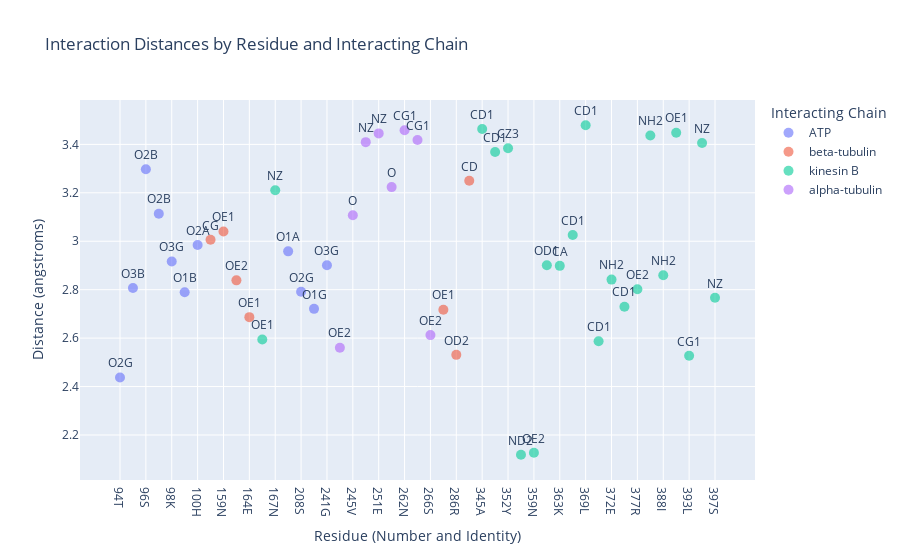

Notebook code cell kept with this figure:
### Markdown cell above
A

### Code cell
import pandas as pd
import plotly.express as px

# Define the path to the CSV file
csv_file_path = "/Users/jazzeruncal/git/Jazzer_surf/3d_predictions/same_seed/Seed_1/interactions_all_files.csv"

# Read the CSV file into a DataFrame
df = pd.read_csv(csv_file_path)

# Filter to get the shortest distances for each interaction
df = df.loc[df[df['chain'] == 'A'].groupby(['file', 'resi', 'interacting_chain'])['distance (angstroms)'].idxmin()]

# Exclude interactions with Mg and chain letters A, G, H
df = df[(df['interacting_resn'] != 'MG') & (~df['interacting_chain'].isin(['A', 'G', 'H']))].reset_index(drop=True)

# Map interacting_resn to single-letter codes for better readability
aa_dict = {
    'ALA': 'A', 'ARG': 'R', 'ASN': 'N', 'ASP': 'D', 'CYS': 'C', 'GLN': 'Q', 'GLU': 'E', 'GLY': 'G',
    'HIS': 'H', 'ILE': 'I', 'LEU': 'L', 'LYS': 'K', 'MET': 'M', 'PHE': 'F', 'PRO': 'P', 'SER': 'S',
    'THR': 'T', 'TRP': 'W', 'TYR': 'Y', 'VAL': 'V'
}
df['residue_one_letter'] = df['resn'].map(aa_dict)
df['residue'] = df['resi'].astype(str) + df['residue_one_letter']

# Replace chain letters with descriptive names
chain_map = {
    'B': 'kinesin B',
    'C': 'alpha-tubulin',
    'D': 'beta-tubulin',
    'E': 'ATP',
    'F': 'ATP'
}
df['interacting_chain'] = df['interacting_chain'].map(chain_map)

# Filter to specific files
df = df.loc[df['file'].isin([
    'fold_k401_atp_tub_seed1_model_0', 
    ])]

# Group by file and interacting chain, keeping residues in order
grouped = df.groupby(['file', 'interacting_chain'])

# Create a list to store the output rows
output_rows = []

# Iterate over each group and extract information
for (file, chain), group in grouped:
    for _, row in group.iterrows():
        output_rows.append({
            'file': file,
            'interacting_chain': chain,
            'interacting_atom': row['interacting_atom'],
            'residue_number': row['resi'],
            'amino_acid': row['residue_one_letter'],
            'distance (angstroms)': row['distance (angstroms)'],
        })

# Convert the list to a DataFrame
interaction_df = pd.DataFrame(output_rows)

# Display the resulting DataFrame
interaction_df

interaction_df.to_csv("interaction_summary.csv", index=False)



# Load the data
csv_file_path = "interaction_summary.csv"
interaction_df = pd.read_csv(csv_file_path)

# Create a new column for the x-axis labels by concatenating residue number and amino acid
interaction_df['residue_label'] = interaction_df['residue_number'].astype(str) + interaction_df['amino_acid']

# Sort the dataframe by file and residue number to maintain order
interaction_df = interaction_df.sort_values(by=['file', 'residue_number'])

# Convert residue_label to a categorical type with the correct order
interaction_df['residue_label'] = pd.Categorical(interaction_df['residue_label'], 
                                                 categories=sorted(interaction_df['residue_label'].unique(), key=lambda x: int(''.join(filter(str.isdigit, x)))), 
                                                 ordered=True)

# Scatter plot for interaction distances with custom x-axis labels
fig_scatter = px.scatter(interaction_df, x='residue_label', y='distance (angstroms)', color='interacting_chain', text='interacting_atom',
                         title='Interaction Distances by Residue and Interacting Chain',
                         labels={'residue_label': 'Residue (Number and Identity)', 'distance (angstroms)': 'Distance (angstroms)', 'interacting_chain': 'Interacting Chain'},
                         hover_data=['file'])

fig_scatter.update_traces(textposition='top center', marker=dict(size=10, opacity=0.6))
fig_scatter.update_layout(xaxis={'categoryorder':'array', 'categoryarray': interaction_df['residue_label'].cat.categories})

# Show the plot
fig_scatter.show()

### Figure 1 — Plotly figure (JSON) as saved in the notebook; plotly's stock layout.template omitted (floating-point values rounded to 4 significant figures)
{"data": [{"customdata": [["fold_k401_atp_tub_seed1_model_0"], ["fold_k401_atp_tub_seed1_model_0"], ["fold_k401_atp_tub_seed1_model_0"], ["fold_k401_atp_tub_seed1_model_0"], ["fold_k401_atp_tub_seed1_model_0"], ["fold_k401_atp_tub_seed1_model_0"], ["fold_k401_atp_tub_seed1_model_0"], ["fold_k401_atp_tub_seed1_model_0"], ["fold_k401_atp_tub_seed1_model_0"], ["fold_k401_atp_tub_seed1_model_0"], ["fold_k401_atp_tub_seed1_model_0"]], "hovertemplate": "Interacting Chain=ATP<br>Residue (Number and Identity)=%{x}<br>Distance (angstroms)=%{y}<br>interacting_atom=%{text}<br>file=%{customdata[0]}<extra></extra>", "legendgroup": "ATP", "marker": {"color": "#636efa", "opacity": 0.6, "size": 10, "symbol": "circle"}, "mode": "markers+text", "name": "ATP", "orientation": "v", "showlegend": true, "text": ["O2G", "O3B", "O2B", "O2B", "O3G", "O1B", "O2A", "O1A", "O2G", "O1G", "O3G"], "textposition": "top center", "type": "scatter", "x": ["94T", "95S", "96S", "97G", "98K", "99T", "100H", "205N", "208S", "209S", "241G"], "xaxis": "x", "y": [2.437, 2.807, 3.297, 3.114, 2.916, 2.79, 2.985, 2.958, 2.791, 2.721, 2.901], "yaxis": "y"}, {"customdata": [["fold_k401_atp_tub_seed1_model_0"], ["fold_k401_atp_tub_seed1_model_0"], ["fold_k401_atp_tub_seed1_model_0"], ["fold_k401_atp_tub_seed1_model_0"], ["fold_k401_atp_tub_seed1_model_0"], ["fold_k401_atp_tub_seed1_model_0"], ["fold_k401_atp_tub_seed1_model_0"]], "hovertemplate": "Interacting Chain=beta-tubulin<br>Residue (Number and Identity)=%{x}<br>Distance (angstroms)=%{y}<br>interacting_atom=%{text}<br>file=%{customdata[0]}<extra></extra>", "legendgroup": "beta-tubulin", "marker": {"color": "#EF553B", "opacity": 0.6, "size": 10, "symbol": "circle"}, "mode": "markers+text", "name": "beta-tubulin", "orientation": "v", "showlegend": true, "text": ["CG", "OE1", "OE2", "OE1", "OE1", "OD2", "CD"], "textposition": "top center", "type": "scatter", "x": ["148K", "159N", "163H", "164E", "282H", "286R", "287D"], "xaxis": "x", "y": [3.006, 3.041, 2.838, 2.687, 2.717, 2.531, 3.25], "yaxis": "y"}, {"customdata": [["fold_k401_atp_tub_seed1_model_0"], ["fold_k401_atp_tub_seed1_model_0"], ["fold_k401_atp_tub_seed1_model_0"], ["fold_k401_atp_tub_seed1_model_0"], ["fold_k401_atp_tub_seed1_model_0"], ["fold_k401_atp_tub_seed1_model_0"], ["fold_k401_atp_tub_seed1_model_0"], ["fold_k401_atp_tub_seed1_model_0"], ["fold_k401_atp_tub_seed1_model_0"], ["fold_k401_atp_tub_seed1_model_0"], ["fold_k401_atp_tub_seed1_model_0"], ["fold_k401_atp_tub_seed1_model_0"], ["fold_k401_atp_tub_seed1_model_0"], ["fold_k401_atp_tub_seed1_model_0"], ["fold_k401_atp_tub_seed1_model_0"], ["fold_k401_atp_tub_seed1_model_0"], ["fold_k401_atp_tub_seed1_model_0"], ["fold_k401_atp_tub_seed1_model_0"], ["fold_k401_atp_tub_seed1_model_0"], ["fold_k401_atp_tub_seed1_model_0"], ["fold_k401_atp_tub_seed1_model_0"]], "hovertemplate": "Interacting Chain=kinesin B<br>Residue (Number and Identity)=%{x}<br>Distance (angstroms)=%{y}<br>interacting_atom=%{text}<br>file=%{customdata[0]}<extra></extra>", "legendgroup": "kinesin B", "marker": {"color": "#00cc96", "opacity": 0.6, "size": 10, "symbol": "circle"}, "mode": "markers+text", "name": "kinesin B", "orientation": "v", "showlegend": true, "text": ["OE1", "NZ", "CD1", "CD1", "CZ3", "ND2", "OE2", "OD1", "CA", "CD1", "CD1", "CD1", "NH2", "CD1", "OE2", "NH2", "NH2", "OE1", "CG1", "NZ", "NZ"], "textposition": "top center", "type": "scatter", "x": ["166K", "167N", "345A", "348W", "352Y", "355E", "359N", "362L", "363K", "366V", "369L", "370E", "372E", "373L", "377R", "387Q", "388I", "390M", "393L", "396A", "397S"], "xaxis": "x", "y": [2.594, 3.211, 3.463, 3.368, 3.384, 2.118, 2.127, 2.901, 2.898, 3.025, 3.479, 2.587, 2.842, 2.73, 2.801, 3.436, 2.859, 3.448, 2.527, 3.406, 2.767], "yaxis": "y"}, {"customdata": [["fold_k401_atp_tub_seed1_model_0"], ["fold_k401_atp_tub_seed1_model_0"], ["fold_k401_atp_tub_seed1_model_0"], ["fold_k401_atp_tub_seed1_model_0"], ["fold_k401_atp_tub_seed1_model_0"], ["fold_k401_atp_tub_seed1_model_0"], ["fold_k401_atp_tub_seed1_model_0"], ["fold_k401_atp_tub_seed1_model_0"]], "hovertemplate": "Interacting Chain=alpha-tubulin<br>Residue (Number and Identity)=%{x}<br>Distance (angstroms)=%{y}<br>interacting_atom=%{text}<br>file=%{customdata[0]}<extra></extra>", "legendgroup": "alpha-tubulin", "marker": {"color": "#ab63fa", "opacity": 0.6, "size": 10, "symbol": "circle"}, "mode": "markers+text", "name": "alpha-tubulin", "orientation": "v", "showlegend": true, "text": ["OE2", "O", "NZ", "NZ", "O", "CG1", "CG1", "OE2"], "textposition": "top center", "type": "scatter", "x": ["244K", "245V", "250A", "251E", "259K", "262N", "263K", "266S"], "xaxis": "x", "y": [2.56, 3.108, 3.409, 3.445, 3.223, 3.458, 3.418, 2.612], "yaxis": "y"}], "layout": {"legend": {"title": {"text": "Interacting Chain"}, "tracegroupgap": 0}, "title": {"text": "Interaction Distances by Residue and Interacting Chain"}, "xaxis": {"anchor": "y", "categoryarray": ["94T", "95S", "96S", "97G", "98K", "99T", "100H", "148K", "159N", "163H", "164E", "166K", "167N", "205N", "208S", "209S", "241G", "244K", "245V", "250A", "251E", "259K", "262N", "263K", "266S", "282H", "286R", "287D", "345A", "348W", "352Y", "355E", "359N", "362L", "363K", "366V", "369L", "370E", "372E", "373L", "377R", "387Q", "388I", "390M", "393L", "396A", "397S"], "categoryorder": "array", "domain": [0, 1], "title": {"text": "Residue (Number and Identity)"}}, "yaxis": {"anchor": "x", "domain": [0, 1], "title": {"text": "Distance (angstroms)"}}}}
